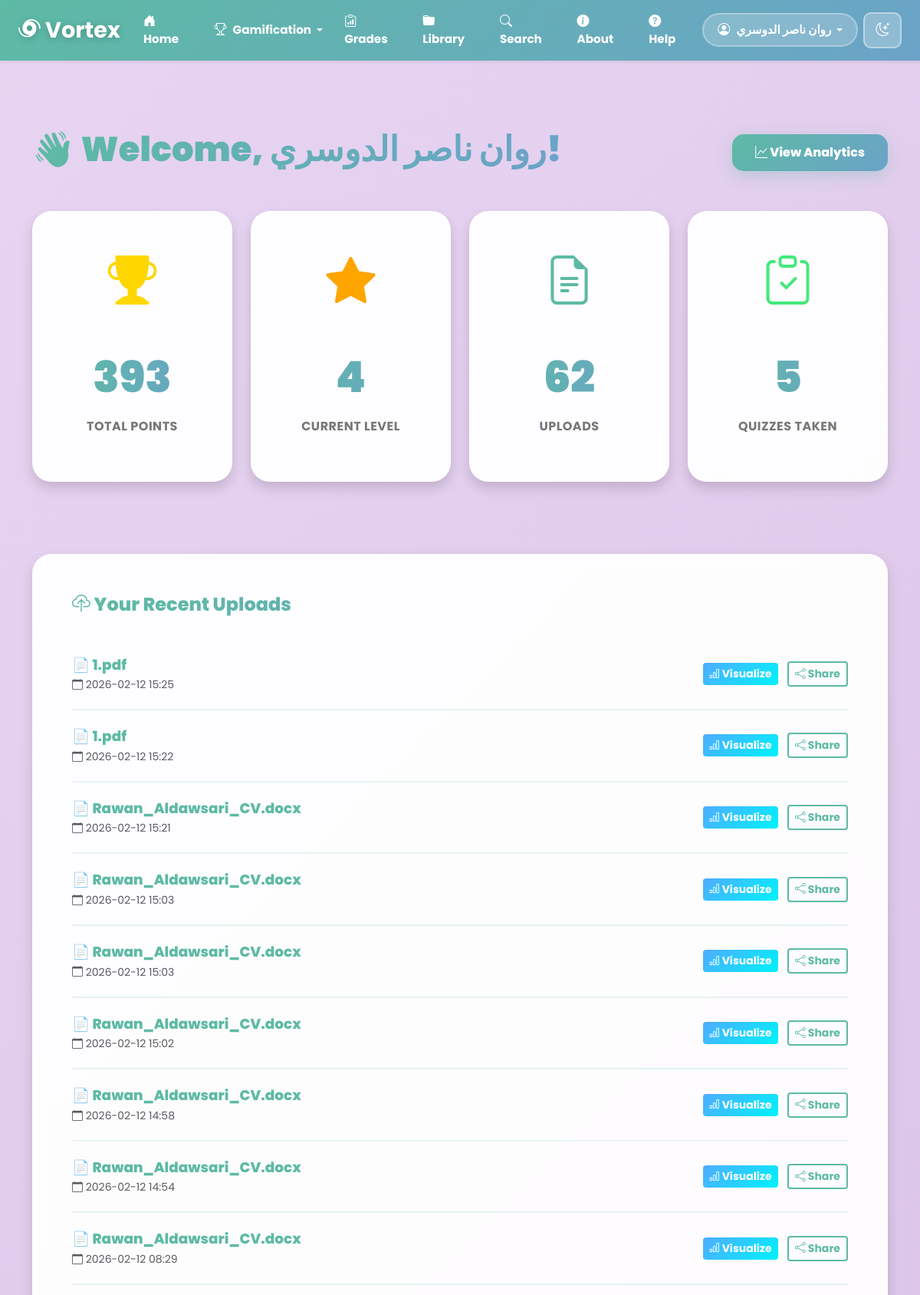
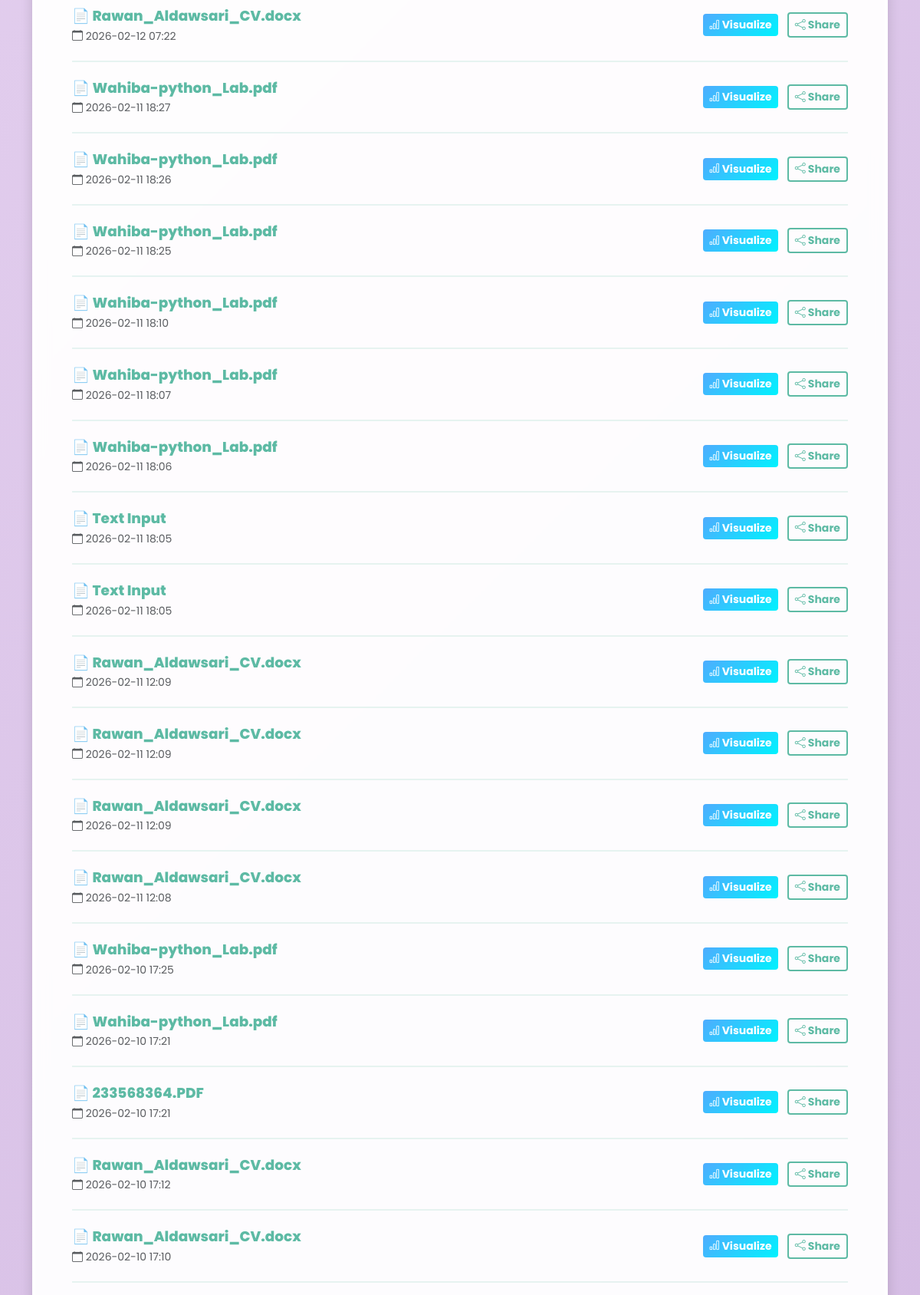
The page /dashboard (signed in, upper part) on the database its author committed (2 pictures, top to bottom).
### models.py (models this page shows)
class User(UserMixin, db.Model):
    id = db.Column(db.Integer, primary_key=True)
    username = db.Column(db.String(80), unique=True, nullable=False)
    email = db.Column(db.String(120), unique=True, nullable=False)
    password = db.Column(db.String(200), nullable=False)
    score = db.Column(db.Integer, default=0)
    level = db.Column(db.Integer, default=1)
    created_at = db.Column(db.DateTime, default=datetime.utcnow)
    uploads = db.relationship('Upload', backref='user', lazy=True)
    quiz_results = db.relationship('QuizResult', backref='user', lazy=True)
    battle_participations = db.relationship('BattleParticipant', backref='user', lazy=True)
    reviews = db.relationship('Review', backref='user', lazy=True)

class Upload(db.Model):
    id = db.Column(db.Integer, primary_key=True)
    filename = db.Column(db.String(200), nullable=False)
    summary = db.Column(db.Text, nullable=True)
    is_shared = db.Column(db.Boolean, default=False)
    uploaded_at = db.Column(db.DateTime, default=datetime.utcnow)
    user_id = db.Column(db.Integer, db.ForeignKey('user.id'), nullable=False)
    reviews = db.relationship('Review', backref='upload', lazy=True)

### app.py (the view)
@app.route('/dashboard')
@login_required
def dashboard():
    user_uploads = Upload.query.filter_by(user_id=current_user.id).order_by(Upload.uploaded_at.desc()).all()
    user_quizzes = QuizResult.query.filter_by(user_id=current_user.id).order_by(QuizResult.completed_at.desc()).limit(5).all()
    return render_template('dashboard.html', uploads=user_uploads, quizzes=user_quizzes)

### app.py (called while the page is built)
@login_manager.user_loader
def load_user(user_id):
    return User.query.get(int(user_id))

### templates/dashboard.html (shortened to what this page needs)
<!DOCTYPE html>
<html lang="en">
<head>
    <link href="https://cdn.jsdelivr.net/npm/bootstrap@5.3.2/dist/css/bootstrap.min.css" rel="stylesheet">
    <link href="https://cdn.jsdelivr.net/npm/bootstrap-icons/font/bootstrap-icons.css" rel="stylesheet">
</head>
<body class="light-mode">
{% include 'navbar.html' %}
<div class="container mt-5">
<div class="page-header d-flex justify-content-between align-items-center">
    <h1>👋 Welcome, {{ current_user.username }}!</h1>
    <a href="{{ url_for('analytics') }}" class="btn btn-primary">
        <i class="bi bi-graph-up"></i> View Analytics
    </a>
</div>
<div class="row mb-5">
    <div class="col-md-3 col-sm-6 mb-3">
        <div class="card stat-card shadow">
            <i class="bi bi-trophy-fill" style="font-size: 4rem; color: var(--gold);"></i>
            <div class="stat-number">{{ current_user.score }}</div>
            <p class="stat-label">Total Points</p>
        </div>
    </div>
    <div class="col-md-3 col-sm-6 mb-3">
        <div class="card stat-card shadow">
            <i class="bi bi-star-fill" style="font-size: 4rem; color: #FFA500;"></i>
            <div class="stat-number">{{ current_user.level }}</div>
            <p class="stat-label">Current Level</p>
        </div>
    </div>
    <div class="col-md-3 col-sm-6 mb-3">
        <div class="card stat-card shadow">
            <i class="bi bi-file-earmark-text" style="font-size: 4rem; color: var(--teal);"></i>
            <div class="stat-number">{{ uploads|length }}</div>
            <p class="stat-label">Uploads</p>
        </div>
    </div>
    <div class="col-md-3 col-sm-6 mb-3">
        <div class="card stat-card shadow">
            <i class="bi bi-clipboard-check" style="font-size: 4rem; color: #43e97b;"></i>
            <div class="stat-number">{{ quizzes|length }}</div>
            <p class="stat-label">Quizzes Taken</p>
        </div>
    </div>
</div>
<div class="card shadow p-5 mb-4">
    <h4>
        <i class="bi bi-cloud-upload"></i> Your Recent Uploads
    </h4>
    {% if uploads %}
    {% for upload in uploads %}
    <div class="upload-item">
        <div class="d-flex justify-content-between align-items-center flex-wrap">
            <div class="mb-2 mb-md-0">
                <strong>📄 {{ upload.filename }}</strong>
                <br>
                <small class="text-muted">
                    <i class="bi bi-calendar"></i>
                    {{ upload.uploaded_at.strftime('%Y-%m-%d %H:%M') }}
                </small>
            </div>
            <div>
                <a href="{{ url_for('visualize_upload', upload_id=upload.id) }}"
                   class="btn btn-sm btn-info me-2">
                    <i class="bi bi-bar-chart"></i> Visualize
                </a>
                <a href="{{ url_for('share_upload', upload_id=upload.id) }}"
                   class="btn btn-sm btn-{{ 'success' if upload.is_shared else 'outline-secondary' }}">
                    <i class="bi bi-share"></i>
                    {{ 'Shared' if upload.is_shared else 'Share' }}
                </a>
            </div>
        </div>
    </div>
    {% endfor %}
    {% else %}
    <div class="empty-state">
        <i class="bi bi-inbox"></i>
        <p>No uploads yet. Start by uploading a document!</p>
    </div>
    {% endif %}
</div>
</div>
</body>
</html>

### templates/navbar.html (shortened to what this page needs)
<nav class="navbar navbar-expand-lg px-4 shadow-sm">
    <a class="navbar-brand fw-bold" href="{{ url_for('home') }}">
        <i class="bi bi-hurricane"></i> Vortex
    </a>
    <div class="collapse navbar-collapse" id="navbarMenu">
        <ul class="navbar-nav ms-auto align-items-center">
            <li class="nav-item">
                <a class="nav-link" href="{{ url_for('home') }}">
                    <i class="bi bi-house-door-fill"></i> Home
                </a>
            </li>
            {% if current_user.is_authenticated %}
            <li class="nav-item dropdown">
                <a class="nav-link dropdown-toggle" href="#" id="gamificationDropdown"
                   role="button" data-bs-toggle="dropdown" aria-expanded="false">
                    <i class="bi bi-trophy"></i> Gamification
                </a>
            </li>
            <li class="nav-item">
                <a class="nav-link" href="{{ url_for('grading_center') }}">
                    <i class="bi bi-clipboard-data"></i> Grades
                </a>
            </li>
            <li class="nav-item">
                <a class="nav-link" href="{{ url_for('shared_library') }}">
                    <i class="bi bi-folder-fill"></i> Library
                </a>
            </li>
            <li class="nav-item">
                <a class="nav-link" href="{{ url_for('search') }}">
                    <i class="bi bi-search"></i> Search
                </a>
            </li>
            {% endif %}
            <li class="nav-item">
                <a class="nav-link" href="{{ url_for('about') }}">
                    <i class="bi bi-info-circle-fill"></i> About
                </a>
            </li>
            <li class="nav-item">
                <a class="nav-link" href="{{ url_for('help_page') }}">
                    <i class="bi bi-question-circle-fill"></i> Help
                </a>
            </li>
            {% if current_user.is_authenticated %}
            <li class="nav-item dropdown">
                <a class="nav-link dropdown-toggle user-dropdown" href="#" id="userDropdown"
                   role="button" data-bs-toggle="dropdown" aria-expanded="false">
                    <i class="bi bi-person-circle"></i> {{ current_user.username }}
                </a>
            </li>
            {% endif %}
            <li class="nav-item">
                <button id="toggle-mode" class="btn btn-mode">
                    <i class="bi bi-moon-stars"></i>
                </button>
            </li>
        </ul>
    </div>
</nav>

### templates/dashboard.html (style rules this page uses)
:root { --bg-lavender: #E8D5F2; --bg-purple: #C4A7D7; --teal: #5DBAA4; --teal-light: #7DD3BD; --yellow: #FFD166; --gold: #FFD700; --pink: #FFB3BA; --coral: #FF9AA2; --blue: #6BA3C8; --navy: #4A6FA5; --text: #2C2C54; }
* { font-family: 'Poppins', 'Cairo', sans-serif; }
body.light-mode { background: linear-gradient(135deg, var(--bg-lavender) 0%, var(--bg-purple) 100%); color: var(--text); min-height: 100vh; }
.container { padding-top: 40px; padding-bottom: 40px; }
.page-header { margin-bottom: 45px; }
.page-header h1 { font-size: 2.8rem; font-weight: 900; background: linear-gradient(90deg, var(--teal), var(--blue)); -webkit-background-clip: text; -webkit-text-fill-color: transparent; }
.card { background: rgba(255, 255, 255, 0.95); backdrop-filter: blur(10px); border-radius: 25px; border: 4px solid rgba(255, 255, 255, 0.6); box-shadow: 0 10px 35px rgba(108, 91, 123, 0.2); margin-bottom: 30px; transition: all 0.3s ease; }
.card h4 { background: linear-gradient(90deg, var(--teal), var(--blue)); -webkit-background-clip: text; -webkit-text-fill-color: transparent; font-weight: 800; margin-bottom: 30px; }
.stat-card { text-align: center; padding: 40px 25px; transition: all 0.3s ease; position: relative; overflow: hidden; }
.stat-card::before { content: ''; position: absolute; top: -50%; left: -50%; width: 200%; height: 200%; background: radial-gradient(circle, rgba(255,255,255,0.1) 0%, transparent 70%); animation: pulse 3s ease-in-out infinite; }
.stat-card i { margin-bottom: 20px; transition: transform 0.3s ease; position: relative; z-index: 1; }
.stat-number { font-size: 3.5rem; font-weight: 900; background: linear-gradient(90deg, var(--teal), var(--blue)); -webkit-background-clip: text; -webkit-text-fill-color: transparent; margin: 15px 0 10px; position: relative; z-index: 1; }
.stat-label { font-size: 1rem; font-weight: 700; color: #777; text-transform: uppercase; letter-spacing: 0.5px; position: relative; z-index: 1; }
.upload-item { border-bottom: 2px solid rgba(93, 186, 164, 0.15); padding: 20px 0; transition: all 0.3s ease; }
.upload-item strong { font-size: 1.15rem; color: var(--teal); font-weight: 800; }
.btn-primary { background: linear-gradient(135deg, var(--teal), var(--blue)); border: none; border-radius: 15px; padding: 12px 30px; font-weight: 800; box-shadow: 0 6px 20px rgba(93, 186, 164, 0.3); transition: all 0.3s ease; }
.btn-info { background: linear-gradient(135deg, #4facfe, #00f2fe); border: none; color: white; font-weight: 700; }
.btn-outline-secondary { border: 2px solid var(--teal); color: var(--teal); font-weight: 700; }

### templates/navbar.html (style rules this page uses)
.navbar { background: linear-gradient(135deg, #5DBAA4, #6BA3C8); transition: all 0.5s ease; box-shadow: 0 4px 20px rgba(93, 186, 164, 0.3); backdrop-filter: blur(10px); position: fixed !important; top: 0; left: 0; right: 0; z-index: 1050; }
body { padding-top: 80px; }
.navbar-brand { color: white !important; font-size: 1.8rem; font-weight: 900; text-shadow: 0 2px 10px rgba(0,0,0,0.2); transition: transform 0.3s ease; }
.navbar-brand i { animation: spin 3s linear infinite; }
.navbar-nav { gap: 0 !important; }
.nav-link { color: white !important; font-weight: 700; transition: all 0.3s ease; padding: 8px 12px !important; margin: 0 2px; border-radius: 10px; font-size: 0.95rem; }
.nav-link i { margin-right: 5px; font-size: 1rem; }
.user-dropdown { background: rgba(255,255,255,0.2); border-radius: 25px; padding: 8px 18px !important; border: 2px solid rgba(255,255,255,0.3); }
.btn-mode { background: rgba(255,255,255,0.25); border: 2px solid rgba(255,255,255,0.4); color: white; border-radius: 10px; padding: 8px 14px; transition: all 0.3s ease; font-size: 1.1rem; margin-left: 5px; }

### rows shown on the page
User: username "روان ناصر الدوسري", score "393", level "4"
Upload: filename "1.pdf", uploaded_at "2026-02-12 15:25", is_shared "Share"
Upload: filename "1.pdf", uploaded_at "2026-02-12 15:22", is_shared "Share"
Upload: filename "Rawan_Aldawsari_CV.docx", uploaded_at "2026-02-12 15:21", is_shared "Share"
Upload: filename "Rawan_Aldawsari_CV.docx", uploaded_at "2026-02-12 15:03", is_shared "Share"
Upload: filename "Rawan_Aldawsari_CV.docx", uploaded_at "2026-02-12 15:03", is_shared "Share"
Upload: filename "Rawan_Aldawsari_CV.docx", uploaded_at "2026-02-12 15:02", is_shared "Share"
Upload: filename "Rawan_Aldawsari_CV.docx", uploaded_at "2026-02-12 14:58", is_shared "Share"
Upload: filename "Rawan_Aldawsari_CV.docx", uploaded_at "2026-02-12 14:54", is_shared "Share"
Upload: filename "Rawan_Aldawsari_CV.docx", uploaded_at "2026-02-12 08:29", is_shared "Share"
Upload: filename "Rawan_Aldawsari_CV.docx", uploaded_at "2026-02-12 07:22", is_shared "Share"
Upload: filename "Wahiba-python_Lab.pdf", uploaded_at "2026-02-11 18:27", is_shared "Share"
Upload: filename "Wahiba-python_Lab.pdf", uploaded_at "2026-02-11 18:26", is_shared "Share"
Upload: filename "Wahiba-python_Lab.pdf", uploaded_at "2026-02-11 18:25", is_shared "Share"
Upload: filename "Wahiba-python_Lab.pdf", uploaded_at "2026-02-11 18:10", is_shared "Share"
Upload: filename "Wahiba-python_Lab.pdf", uploaded_at "2026-02-11 18:07", is_shared "Share"
Upload: filename "Wahiba-python_Lab.pdf", uploaded_at "2026-02-11 18:06", is_shared "Share"
Upload: filename "Text Input", uploaded_at "2026-02-11 18:05", is_shared "Share"
Upload: filename "Text Input", uploaded_at "2026-02-11 18:05", is_shared "Share"
Upload: filename "Rawan_Aldawsari_CV.docx", uploaded_at "2026-02-11 12:09", is_shared "Share"
Upload: filename "Rawan_Aldawsari_CV.docx", uploaded_at "2026-02-11 12:09", is_shared "Share"
Upload: filename "Rawan_Aldawsari_CV.docx", uploaded_at "2026-02-11 12:09", is_shared "Share"
Upload: filename "Rawan_Aldawsari_CV.docx", uploaded_at "2026-02-11 12:08", is_shared "Share"
Upload: filename "Wahiba-python_Lab.pdf", uploaded_at "2026-02-10 17:25", is_shared "Share"
Upload: filename "Wahiba-python_Lab.pdf", uploaded_at "2026-02-10 17:21", is_shared "Share"
Upload: filename "233568364.PDF", uploaded_at "2026-02-10 17:21", is_shared "Share"
Upload: filename "Rawan_Aldawsari_CV.docx", uploaded_at "2026-02-10 17:12", is_shared "Share"
Upload: filename "Rawan_Aldawsari_CV.docx", uploaded_at "2026-02-10 17:10", is_shared "Share"

### other values the page prints
{{ uploads|length }} "62"
{{ quizzes|length }} "5"
